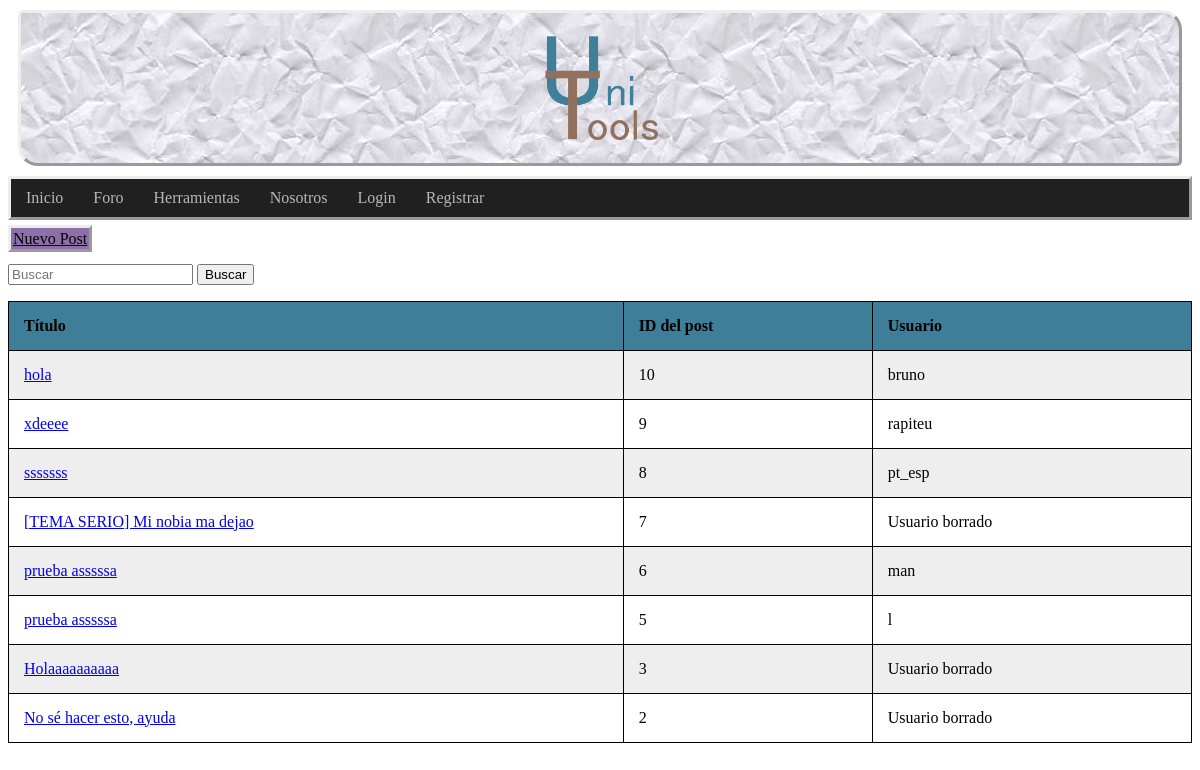
Screenshot of /foro.php with the database file from the repository.
### tables this page shows
CREATE TABLE `posts` (
  `id_post` int(11) NOT NULL,
  `user` int(11) NOT NULL,
  `title` text NOT NULL,
  `content` text NOT NULL,
  `id_cat` int(11) NOT NULL
);

CREATE TABLE `user` (
  `id_user` int(11) NOT NULL,
  `email` varchar(50) NOT NULL,
  `password` varchar(255) NOT NULL,
  `username` varchar(30) NOT NULL,
  `premium` tinyint(1) NOT NULL
);

### dao/post_class.php (called while the page is built, shortened)
<?php
class TOUPost {
	private $id_Post;
	private $title;
	function __construct($id_post ='',$user='',$title='',$content='',$category=''){
        $this->id_Post = $id_post;
		$this->title = $title;
	}
	public function get_id(){
		return $this->id_Post;
	}
	public function get_title(){
		return $this->title;
	}
}
?>

### dao/DAO.php (called while the page is built, shortened)
<?php
class DAO {
	public $conn;
	public function __construct() {
		if (!$this->conn){
			$this->conn = mysqli_connect("localhost", "root", "", "unitoolsdb");
		}
	}
	public function ejecutarConsulta($query){
		$result = mysqli_query($this->conn, $query) or die($this->conn->error);
        $array = mysqli_fetch_assoc($result);
		return $array;
	}
	public function devolverConsulta($query){
		$result = mysqli_query($this->conn, $query) or die($this->conn->error);
		return $result;
	}
}
?>

### dao/dao_post.php (called while the page is built, shortened)
<?php
include_once('DAO.php');
include_once('post_class.php');
class DAOpost extends DAO {
	public function show_all_data(){
		$sql = sprintf("SELECT * FROM posts ORDER BY id_post DESC");
		$query = $this->devolverConsulta($sql);
        $array = [];
        while($result = mysqli_fetch_assoc($query)){
            $post = new TOUpost( $result['id_post'],$result['user'],$result['title'],$result['content'],$result['id_cat']);
            array_push($array, $post);
        }
		return $array;
	}
}
?>

### dao/dao_user.php (called while the page is built, shortened)
<?php
include_once('DAO.php');
include_once('user_class.php');
class DAOUsuario extends DAO {
	public function search_userId($userId){
		$sql = sprintf("SELECT * FROM user WHERE id_User = $userId");
		if (!$this->ejecutarConsulta($sql))
			return null;
		else
		{
			$result = $this->ejecutarConsulta($sql);
			$user = new TOUser($result['id_user'],$result['email'],$result['password'],$result['username'],$result['premium']);
			return $user;
		}
	}
}
?>

### dao/user_class.php (called while the page is built, shortened)
<?php
class TOUser {
	private $user_name;
	function __construct($userId='',$email='',$password='',$user_name='',$premium=''){
		$this->user_name = $user_name;
	}
	public function get_username(){
		return $this->user_name;
	}
}
?>

### foro.php (the view, shortened to what this page needs)
<?php
include_once("dao/dao_user.php");
include_once("dao/dao_post.php");
?>
<!DOCTYPE html>
<html>
<head>
    <link rel="stylesheet" type="text/css" href="css/forum.css">
</head>
<body>
    <div id="contenedor">
        <?php
        require("includes/common/cabecera.php");
        require("includes/common/navegacion.php");
        ?>
        <div id="contenido">
            <div class="cotenido">
                <a class="botonForo" href="nuevo_post.php">Nuevo Post</a>
                 <form action="search.php" method="POST">
                    <input type="text" name="buscar" placeholder="Buscar">
                    <button type="submit" name="submit-buscar" href="search.php">Buscar </button>
                </form>
                <?php
                $dao_post = new DAOpost();
                $dao_user = new DAOUsuario();
                $res = $dao_post->show_all_data();
	         echo "<table id='t01' style='width:100%'>";
	         echo "<tr>";
	         echo "<th>Título</th>";
		 echo "<th>ID del post</th>";
		echo "<th>Usuario</th>";
		echo "</tr>";
                while (!empty($res)) {
                    $curr_post = array_shift($res);
                    $post_id = $curr_post->get_id();
                    $usuario = $dao_user->search_userId($post_id);
                    $title = $curr_post->get_title();
                    if ($usuario == null) {
                        $username = "Usuario borrado";
                    } else {
                        $username = $usuario->get_username();
                    }
		  echo "<tr>";
		  echo "<td>" . "<a href=\"post.php?&id=" . $post_id . "\">" . $title . "</a></td>";
		  echo "<td>"  . $post_id ."</td>";
		  echo "<td>" . $username   . "</td>";
		  echo "</tr>";
                }
	       echo "</table>";
                ?>
            </div>
        </div>
    </div>
</body>

### css/forum.css (style rules this page uses)
table { width:100%; }
table, th, td { border: 1px solid black; border-collapse: collapse; }
th, td { padding: 15px; text-align: left; }
table#t01 tr:nth-child(even) { background-color: #eee; }
table#t01 tr:nth-child(odd) { background-color: #fff; }
table#t01 th { background-color: #3e7e99; color: black; }
.botonForo { border-style: outset; padding: 2px; background-color: rgb(141, 111, 170); color: black; }

### rows the page displays
posts: title "hola", id_post "10", user.username "bruno"
posts: title "xdeeee", id_post "9", user.username "rapiteu"
posts: title "sssssss", id_post "8", user.username "pt_esp"
posts: title "[TEMA SERIO] Mi nobia ma dejao", id_post "7", username "Usuario borrado"
posts: title "prueba asssssa", id_post "6", user.username "man"
posts: title "prueba asssssa", id_post "5", user.username "l"
posts: title "Holaaaaaaaaaa", id_post "3", username "Usuario borrado"
posts: title "No sé hacer esto, ayuda", id_post "2", username "Usuario borrado"
